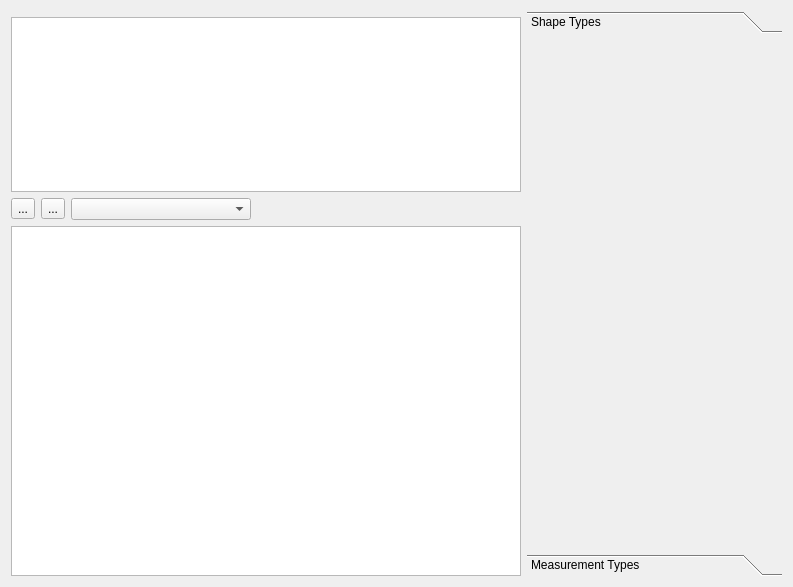
<?xml version="1.0" encoding="UTF-8"?>
<ui version="4.0">
 <class>AntEditorWidget</class>
 <widget class="QWidget" name="AntEditorWidget">
  <property name="geometry">
   <rect>
    <x>0</x>
    <y>0</y>
    <width>793</width>
    <height>587</height>
   </rect>
  </property>
  <property name="windowTitle">
   <string>Form</string>
  </property>
  <layout class="QGridLayout" name="gridLayout">
   <item row="2" column="0">
    <layout class="QHBoxLayout" name="horizontalLayout_2">
     <item>
      <widget class="QToolButton" name="editButton">
       <property name="text">
        <string>...</string>
       </property>
       <property name="icon">
        <iconset theme="edit-select-all">
         <normaloff>.</normaloff>.</iconset>
       </property>
      </widget>
     </item>
     <item>
      <widget class="QToolButton" name="insertButton">
       <property name="text">
        <string>...</string>
       </property>
       <property name="icon">
        <iconset theme="list-add">
         <normaloff>.</normaloff>.</iconset>
       </property>
      </widget>
     </item>
     <item>
      <widget class="QComboBox" name="comboBox">
       <property name="minimumSize">
        <size>
         <width>180</width>
         <height>0</height>
        </size>
       </property>
      </widget>
     </item>
     <item>
      <spacer name="horizontalSpacer_2">
       <property name="orientation">
        <enum>Qt::Horizontal</enum>
       </property>
       <property name="sizeHint" stdset="0">
        <size>
         <width>40</width>
         <height>20</height>
        </size>
       </property>
      </spacer>
     </item>
    </layout>
   </item>
   <item row="3" column="0">
    <widget class="VectorialView" name="vectorialView">
     <property name="sizePolicy">
      <sizepolicy hsizetype="Expanding" vsizetype="Expanding">
       <horstretch>2</horstretch>
       <verstretch>2</verstretch>
      </sizepolicy>
     </property>
    </widget>
   </item>
   <item row="0" column="1" rowspan="4">
    <widget class="QToolBox" name="toolBox">
     <property name="sizePolicy">
      <sizepolicy hsizetype="Preferred" vsizetype="Preferred">
       <horstretch>1</horstretch>
       <verstretch>0</verstretch>
      </sizepolicy>
     </property>
     <property name="currentIndex">
      <number>0</number>
     </property>
     <widget class="AntShapeTypeEditorWidget" name="shapeTypeEditor">
      <property name="geometry">
       <rect>
        <x>0</x>
        <y>0</y>
        <width>256</width>
        <height>509</height>
       </rect>
      </property>
      <attribute name="label">
       <string>Shape Types</string>
      </attribute>
     </widget>
     <widget class="MeasurementTypeWidget" name="measurementTypeEditor">
      <property name="geometry">
       <rect>
        <x>0</x>
        <y>0</y>
        <width>98</width>
        <height>28</height>
       </rect>
      </property>
      <attribute name="label">
       <string>Measurement Types</string>
      </attribute>
     </widget>
    </widget>
   </item>
   <item row="1" column="0">
    <widget class="QTreeView" name="treeView">
     <property name="sizePolicy">
      <sizepolicy hsizetype="Expanding" vsizetype="Expanding">
       <horstretch>0</horstretch>
       <verstretch>1</verstretch>
      </sizepolicy>
     </property>
    </widget>
   </item>
  </layout>
 </widget>
 <customwidgets>
  <customwidget>
   <class>VectorialView</class>
   <extends>QGraphicsView</extends>
   <header location="global">fort-studio/widget/vectorgraphics/VectorialView.hpp</header>
  </customwidget>
  <customwidget>
   <class>AntShapeTypeEditorWidget</class>
   <extends>QWidget</extends>
   <header location="global">fort-studio/widget/AntShapeTypeEditorWidget.hpp</header>
   <container>1</container>
  </customwidget>
  <customwidget>
   <class>MeasurementTypeWidget</class>
   <extends>QWidget</extends>
   <header location="global">fort-studio/widget/MeasurementTypeWidget.hpp</header>
   <container>1</container>
  </customwidget>
 </customwidgets>
 <resources/>
 <connections/>
</ui>
